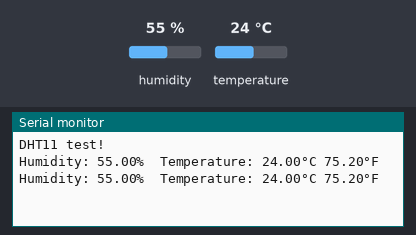
A sketch run on a simulated Arduino Uno, built with avr-gcc and run on an emulated ATmega328P. On the bench: the last lines printed to the serial monitor. The inputs (shaded band) are chosen by the test bench; at power-on: humidity 55 %, temperature 24 °C.

Above: at 4.8 s.
4.9 s: humidity set to 22 %
At 7.0 s:
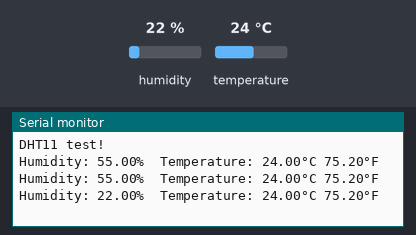
7.9 s: temperature set to 12 °C
At 9.5 s:
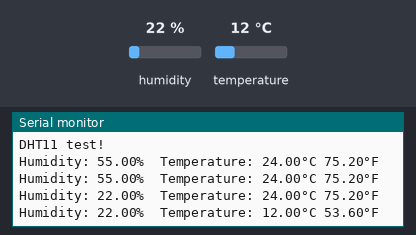
10.9 s: humidity set to 40 %
At 13.1 s:
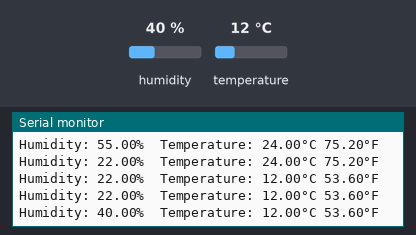
Timing chart, 0 to 14.6 s (numbered marks = the images above; inputs shaded):
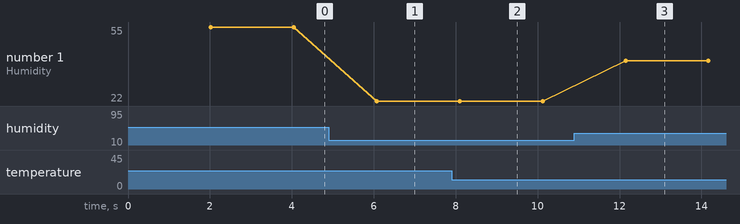

Measured:
- after the input at 4.9 s, the serial monitor: prints a new line after 1.2 s (image 1)
- after the input at 7.9 s, the serial monitor: prints a new line after 0.20 s (image 2)
- after the input at 10.9 s, the serial monitor: prints a new line after 1.2 s (image 3)
- plotted number 1: 55 → 22 after the input at 4.9 s, 22 → 40 after the input at 10.9 s

The sketch:

faranux-dht11-test.ino
```cpp
#include "DHT.h"

#define DHTPIN 2       // Digital pin connected to the DHT sensor
#define DHTTYPE DHT11  // DHT 11

// Initialize DHT sensor.
DHT dht(DHTPIN, DHTTYPE);

void setup() {
  Serial.begin(9600);
  Serial.println(F("DHT11 test!"));

  dht.begin();
}

void loop() {
  delay(2000);  // Wait a few seconds between measurements.

  float h = dht.readHumidity();         // Read humidity in Percentage
  float t = dht.readTemperature();      // Read temperature as Celsius (the default)
  float f = dht.readTemperature(true);  // Read temperature as Fahrenheit (isFahrenheit = true)

  // Check if any reads failed and exit early (to try again).
  if (isnan(h) || isnan(t) || isnan(f)) {
    Serial.println(F("Failed to read from DHT sensor!"));
    return;
  }

  Serial.print(F("Humidity: "));
  Serial.print(h);
  Serial.print(F("%  Temperature: "));
  Serial.print(t);
  Serial.print(F("°C "));
  Serial.print(f);
  Serial.println(F("°F"));
}
```
